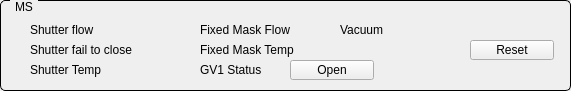
   <widget class="QGroupBox" name="titleGroupBox_5">
    <property name="geometry">
     <rect>
      <x>10</x>
      <y>170</y>
      <width>571</width>
      <height>91</height>
     </rect>
    </property>
    <property name="styleSheet">
     <string notr="true">QGroupBox {
    border: 1px solid black;
    border-radius: 5px;
    margin-top: 0.5em;
}

QGroupBox::title {
    subcontrol-origin: margin;
    left: 10px;
    padding: 0 3px 0 3px;
}</string>
    </property>
    <property name="title">
     <string>MS</string>
    </property>
    <widget class="QESimpleShape" name="qesimpleshape_31">
     <property name="geometry">
      <rect>
       <x>10</x>
       <y>20</y>
       <width>16</width>
       <height>20</height>
      </rect>
     </property>
     <property name="ledType">
      <enum>QSimpleShape::Error</enum>
     </property>
     <property name="colour0" stdset="0">
      <color>
       <red>240</red>
       <green>5</green>
       <blue>5</blue>
      </color>
     </property>
     <property name="colour1" stdset="0">
      <color>
       <red>60</red>
       <green>20</green>
       <blue>20</blue>
      </color>
     </property>
     <property name="variable" stdset="0">
      <string>I09FE-CO-PSH:isFlowInterlock</string>
     </property>
     <property name="variableSubstitutions" stdset="0">
      <string/>
     </property>
    </widget>
    <widget class="QLabel" name="label_33">
     <property name="geometry">
      <rect>
       <x>30</x>
       <y>20</y>
       <width>90</width>
       <height>20</height>
      </rect>
     </property>
     <property name="text">
      <string>Shutter flow</string>
     </property>
    </widget>
    <widget class="QESimpleShape" name="qesimpleshape_32">
     <property name="geometry">
      <rect>
       <x>10</x>
       <y>40</y>
       <width>16</width>
       <height>20</height>
      </rect>
     </property>
     <property name="ledType">
      <enum>QSimpleShape::Error</enum>
     </property>
     <property name="colour2" stdset="0">
      <color>
       <red>240</red>
       <green>5</green>
       <blue>5</blue>
      </color>
     </property>
     <property name="variable" stdset="0">
      <string>I09FE-VA-PSH:getFault</string>
     </property>
     <property name="variableSubstitutions" stdset="0">
      <string/>
     </property>
    </widget>
    <widget class="QLabel" name="label_34">
     <property name="geometry">
      <rect>
       <x>30</x>
       <y>40</y>
       <width>141</width>
       <height>20</height>
      </rect>
     </property>
     <property name="text">
      <string>Shutter fail to close</string>
     </property>
    </widget>
    <widget class="QLabel" name="label_35">
     <property name="geometry">
      <rect>
       <x>200</x>
       <y>20</y>
       <width>111</width>
       <height>20</height>
      </rect>
     </property>
     <property name="text">
      <string>Fixed Mask Flow</string>
     </property>
    </widget>
    <widget class="QLabel" name="label_36">
     <property name="geometry">
      <rect>
       <x>200</x>
       <y>40</y>
       <width>121</width>
       <height>20</height>
      </rect>
     </property>
     <property name="text">
      <string>Fixed Mask Temp</string>
     </property>
    </widget>
    <widget class="QESimpleShape" name="qesimpleshape_33">
     <property name="geometry">
      <rect>
       <x>180</x>
       <y>40</y>
       <width>16</width>
       <height>20</height>
      </rect>
     </property>
     <property name="ledType">
      <enum>QSimpleShape::Error</enum>
     </property>
     <property name="colour0" stdset="0">
      <color>
       <red>240</red>
       <green>5</green>
       <blue>5</blue>
      </color>
     </property>
     <property name="colour1" stdset="0">
      <color>
       <red>60</red>
       <green>20</green>
       <blue>20</blue>
      </color>
     </property>
     <property name="variable" stdset="0">
      <string>I09FE-VA-FXM:isTempInterlock</string>
     </property>
     <property name="variableSubstitutions" stdset="0">
      <string/>
     </property>
    </widget>
    <widget class="QESimpleShape" name="qesimpleshape_34">
     <property name="geometry">
      <rect>
       <x>180</x>
       <y>20</y>
       <width>16</width>
       <height>20</height>
      </rect>
     </property>
     <property name="ledType">
      <enum>QSimpleShape::Error</enum>
     </property>
     <property name="colour0" stdset="0">
      <color>
       <red>240</red>
       <green>5</green>
       <blue>5</blue>
      </color>
     </property>
     <property name="colour1" stdset="0">
      <color>
       <red>60</red>
       <green>20</green>
       <blue>20</blue>
      </color>
     </property>
     <property name="variable" stdset="0">
      <string>I09FE-CO-FXM:isFlowInterlock</string>
     </property>
     <property name="variableSubstitutions" stdset="0">
      <string/>
     </property>
    </widget>
    <widget class="QPushButton" name="btnMSreset">
     <property name="geometry">
      <rect>
       <x>470</x>
       <y>40</y>
       <width>84</width>
       <height>20</height>
      </rect>
     </property>
     <property name="text">
      <string>Reset</string>
     </property>
    </widget>
    <widget class="QESimpleShape" name="qesimpleshape_39">
     <property name="geometry">
      <rect>
       <x>10</x>
       <y>60</y>
       <width>16</width>
       <height>20</height>
      </rect>
     </property>
     <property name="ledType">
      <enum>QSimpleShape::Error</enum>
     </property>
     <property name="colour0" stdset="0">
      <color>
       <red>240</red>
       <green>5</green>
       <blue>5</blue>
      </color>
     </property>
     <property name="colour1" stdset="0">
      <color>
       <red>60</red>
       <green>20</green>
       <blue>20</blue>
      </color>
     </property>
     <property name="variable" stdset="0">
      <string>I09FE-VA-PSH:isTempInterlock</string>
     </property>
     <property name="variableSubstitutions" stdset="0">
      <string/>
     </property>
    </widget>
    <widget class="QLabel" name="label_41">
     <property name="geometry">
      <rect>
       <x>30</x>
       <y>60</y>
       <width>141</width>
       <height>20</height>
      </rect>
     </property>
     <property name="text">
      <string>Shutter Temp</string>
     </property>
    </widget>
    <widget class="QLabel" name="label_42">
     <property name="geometry">
      <rect>
       <x>340</x>
       <y>20</y>
       <width>90</width>
       <height>20</height>
      </rect>
     </property>
     <property name="text">
      <string>Vacuum</string>
     </property>
    </widget>
    <widget class="QESimpleShape" name="qesimpleshape_40">
     <property name="geometry">
      <rect>
       <x>180</x>
       <y>60</y>
       <width>16</width>
       <height>20</height>
      </rect>
     </property>
     <property name="ledType">
      <enum>QSimpleShape::Error</enum>
     </property>
     <property name="colour0" stdset="0">
      <color>
       <red>240</red>
       <green>5</green>
       <blue>5</blue>
      </color>
     </property>
     <property name="colour1" stdset="0">
      <color>
       <red>60</red>
       <green>20</green>
       <blue>20</blue>
      </color>
     </property>
     <property name="variable" stdset="0">
      <string>I09FE-VA-GV1:isOpen</string>
     </property>
     <property name="variableSubstitutions" stdset="0">
      <string/>
     </property>
    </widget>
    <widget class="QESimpleShape" name="qesimpleshape_41">
     <property name="geometry">
      <rect>
       <x>320</x>
       <y>20</y>
       <width>16</width>
       <height>20</height>
      </rect>
     </property>
     <property name="ledType">
      <enum>QSimpleShape::Error</enum>
     </property>
     <property name="colour0" stdset="0">
      <color>
       <red>240</red>
       <green>5</green>
       <blue>5</blue>
      </color>
     </property>
     <property name="colour1" stdset="0">
      <color>
       <red>60</red>
       <green>20</green>
       <blue>20</blue>
      </color>
     </property>
     <property name="variable" stdset="0">
      <string>VACUUM_INTERLOCK_TO_SR:isInterlock</string>
     </property>
     <property name="variableSubstitutions" stdset="0">
      <string/>
     </property>
    </widget>
    <widget class="QLabel" name="label_43">
     <property name="geometry">
      <rect>
       <x>200</x>
       <y>60</y>
       <width>90</width>
       <height>20</height>
      </rect>
     </property>
     <property name="text">
      <string>GV1 Status</string>
     </property>
    </widget>
    <widget class="QEPushButton" name="qepushbutton_2">
     <property name="geometry">
      <rect>
       <x>290</x>
       <y>60</y>
       <width>84</width>
       <height>20</height>
      </rect>
     </property>
     <property name="text">
      <string>Open</string>
     </property>
     <property name="variable" stdset="0">
      <string>I09FE-VA-GV1:setOpen</string>
     </property>
    </widget>
   </widget>
